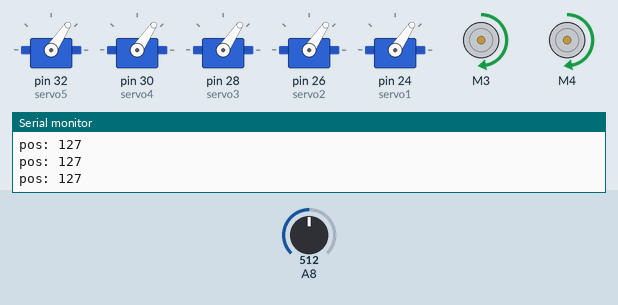
A sketch run on a simulated Arduino Mega 2560, built with avr-gcc and run on an emulated ATmega2560. Shown: 5 × servo, 2 × DC motor (green arrow = forward, orange = backward, longer = faster), the last lines printed to the serial monitor. The inputs (shaded band) are chosen by the test bench; at power-on: A8 = 512.

Above: at 1.26 s.
1.3 s: A8 set to 716
At 4.13 s:
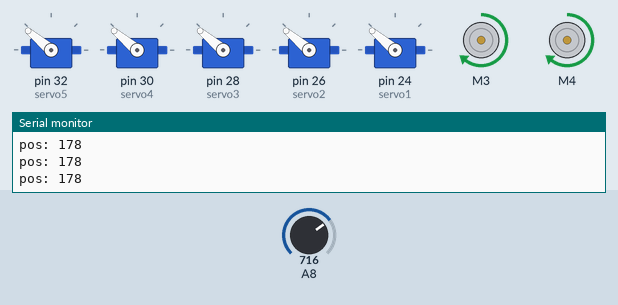
4.3 s: A8 set to 900
At 4.49 s:
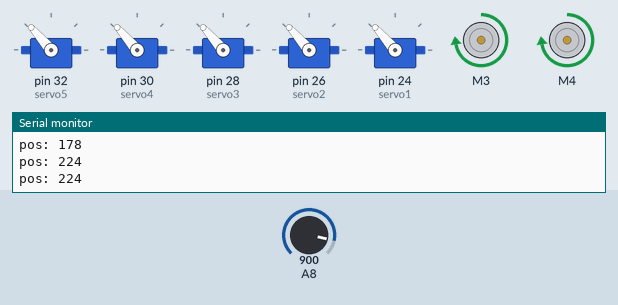
7.3 s: A8 set to 1023
At 8.27 s:
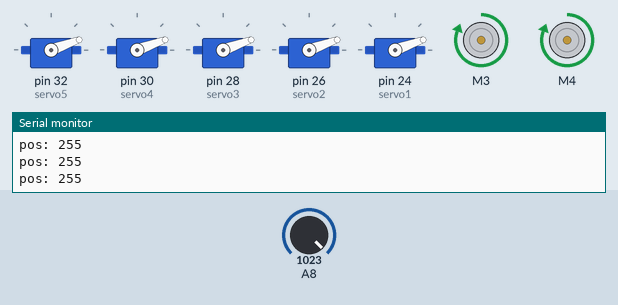
10.3 s: A8 set to 306
At 12.4 s:
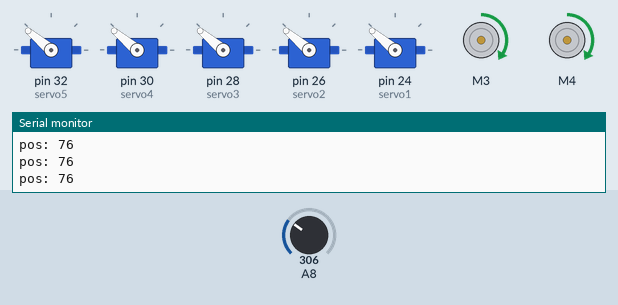
13.3 s: A8 set to 130
At 13.46 s:
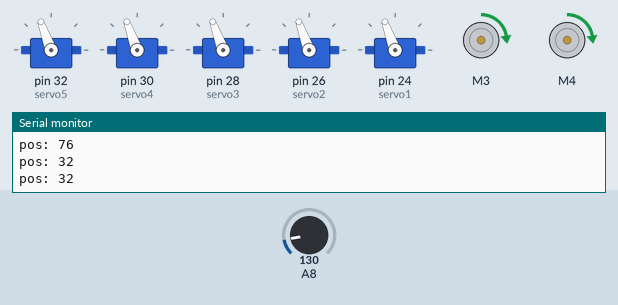
16.3 s: A8 set to 10
At 16.54 s:
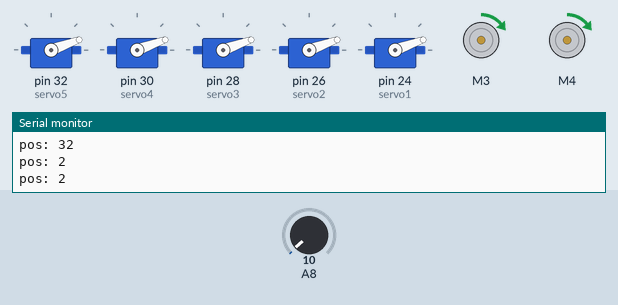
Timing chart, 0 to 30.3 s (numbered marks = the images above; inputs shaded):
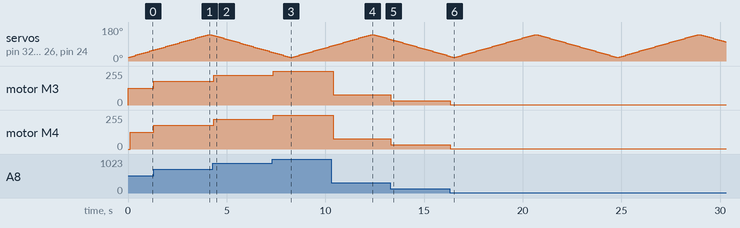

Measured:
- after the input at 1.3 s, motor M3, motor M4: forward 127/255 → forward 178/255 at once
- after the input at 4.3 s, motor M3, motor M4: forward 178/255 → forward 224/255 at once
- after the input at 7.3 s, motor M3, motor M4: forward 224/255 → forward 255/255 after 0.07 s
- after the input at 10.3 s, motor M3, motor M4: forward 255/255 → forward 76/255 after 0.09 s
- after the input at 13.3 s, motor M3, motor M4: forward 76/255 → forward 32/255 at once
- after the input at 16.3 s, motor M3, motor M4: forward 32/255 → forward 2/255 at once

The sketch:

final_ciencia_y_tecnologia.ino
```cpp
#include <Servo.h>
#include <AFMotor.h>
Servo servo5;
Servo servo4;
Servo servo3;
Servo servo2;
Servo servo1;
AF_DCMotor motorA(3);
AF_DCMotor motorB(4);
int l=A8;
int g=0;
int pos;
int m=0;
void setup() {
servo5.attach(32,800,1500);
servo4.attach(30,800,1500);
servo3.attach(28,800,1500);
servo2.attach(26,800,1500);
servo1.attach(24,800,1500);
  motorA.setSpeed(255);
  motorB.setSpeed(255);
Serial.begin(9600);
}

void loop() {
  pos=map(analogRead(A8),0,1023,0,255);
  Serial.print("pos: ");
  Serial.println(pos);
  motorA.setSpeed(pos);
  motorB.setSpeed(pos);
  motorA.run(FORWARD);
for(m=20; m<=140; m+3){
  servo5.write(m);
  servo4.write(m);
  servo3.write(m);
  servo2.write(m);
  servo1.write(m);
  m=m+3;
  delay(100);
  pos=map(analogRead(A8),0,1023,0,255);
  Serial.print("pos: ");
  Serial.println(pos);
  motorA.setSpeed(pos);
  motorB.setSpeed(pos);
  motorA.run(FORWARD);
  motorB.run(FORWARD);
}
for(m=140; m>=20; m-3){
  servo5.write(m);
  servo4.write(m);
  servo3.write(m);
  servo2.write(m);
  servo1.write(m);
  m=m-3;
  delay(100);
  pos=map(analogRead(A8),0,1023,0,255);
  Serial.print("pos: ");
  Serial.println(pos);
  motorA.setSpeed(pos);
  motorB.setSpeed(pos);
  motorA.run(FORWARD);
  motorB.run(FORWARD);

}
}
```
